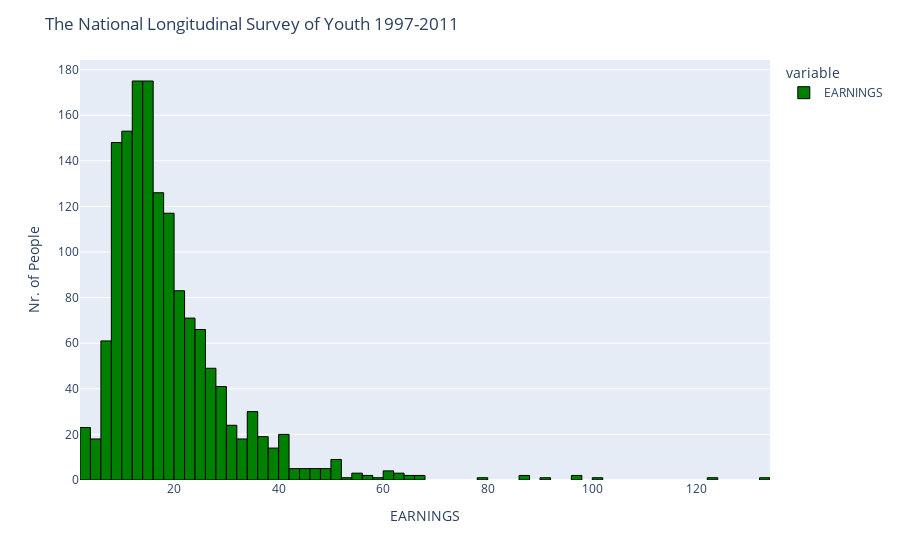

This figure's notebook cell:
### Code cell
# Using Plotly to visualise the Years of Earnings

fig = px.histogram(df_data['EARNINGS'], nbins=100)
fig.update_layout(
    xaxis_title='EARNINGS',
    yaxis_title='Nr. of People',
    title='The National Longitudinal Survey of Youth 1997-2011',
)
fig.update_traces(marker_line_width=1, 
                  marker_line_color='black',
                  marker_color='green')


fig.show()

### Figure 1 — Plotly figure (JSON) as saved in the notebook; plotly's stock layout.template omitted (floating-point values rounded to 4 significant figures; data arrays with more than 128 entries replaced by an {"elided": "..."} marker saying what was removed)
{"data": [{"alignmentgroup": "True", "bingroup": "x", "hovertemplate": "variable=EARNINGS<br>value=%{x}<br>count=%{y}<extra></extra>", "legendgroup": "EARNINGS", "marker": {"color": "green", "line": {"color": "black", "width": 1}, "pattern": {"shape": ""}}, "name": "EARNINGS", "nbinsx": 100, "offsetgroup": "EARNINGS", "orientation": "v", "showlegend": true, "type": "histogram", "x": {"elided": "1487 float values"}, "xaxis": "x", "yaxis": "y"}], "layout": {"barmode": "relative", "legend": {"title": {"text": "variable"}, "tracegroupgap": 0}, "margin": {"t": 60}, "title": {"text": "The National Longitudinal Survey of Youth 1997-2011"}, "xaxis": {"anchor": "y", "domain": [0, 1], "title": {"text": "EARNINGS"}}, "yaxis": {"anchor": "x", "domain": [0, 1], "title": {"text": "Nr. of People"}}}}
